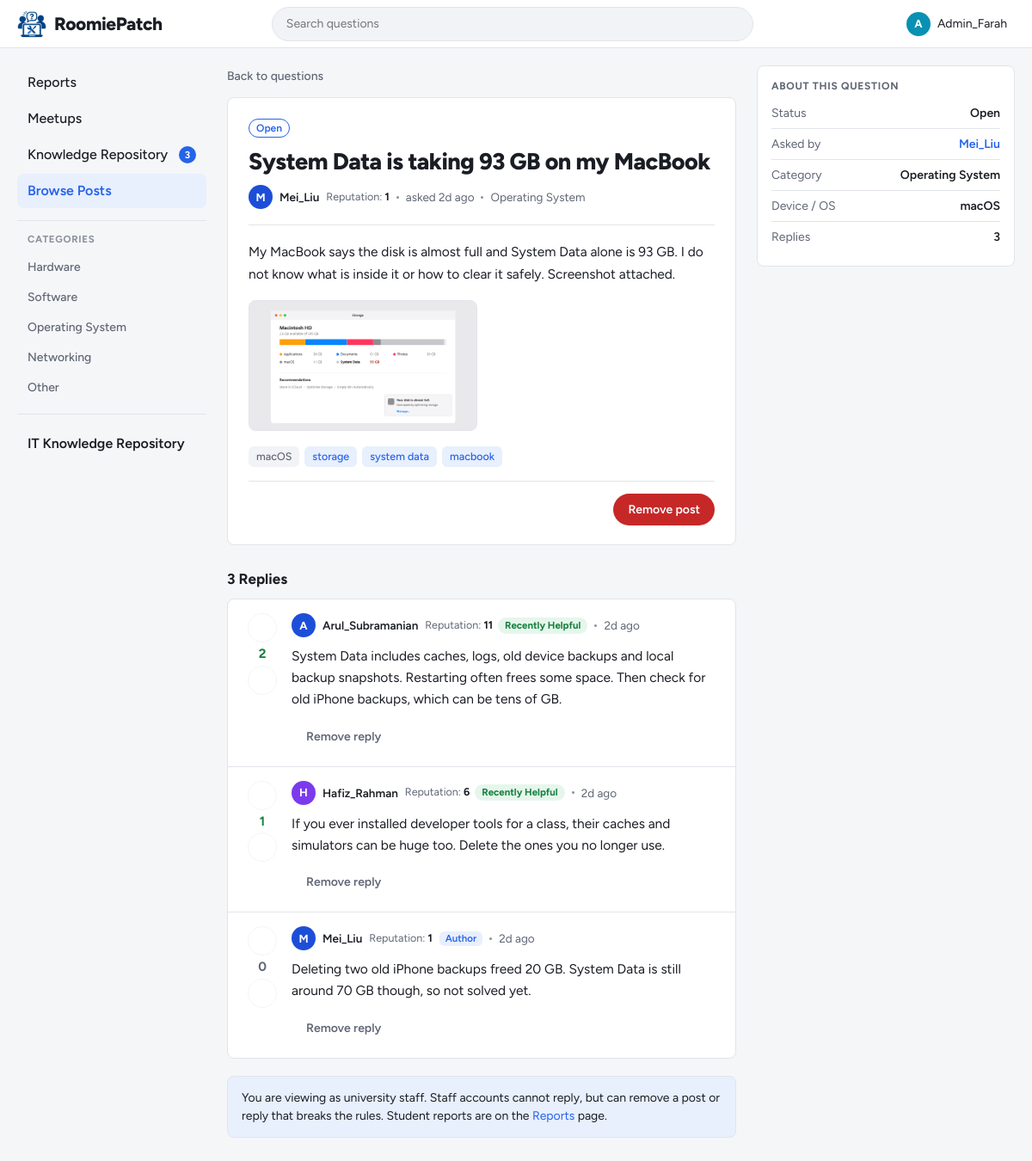
The app's page /student/post.php?id=33 (signed in) with its own data.
### tables this page shows
CREATE TABLE categories (
    category_id   INT AUTO_INCREMENT PRIMARY KEY,
    category_name VARCHAR(50) NOT NULL UNIQUE
);

CREATE TABLE posts (
    post_id     INT AUTO_INCREMENT PRIMARY KEY,
    user_id     INT NOT NULL,
    title       VARCHAR(150) NOT NULL,
    description TEXT NOT NULL,
    category_id INT NOT NULL,
    device_os   ENUM('Windows', 'macOS', 'Linux', 'Android', 'iOS', 'Other') NOT NULL,
    tags        VARCHAR(255) NULL,                 
    status      ENUM('Open', 'Resolved') NOT NULL DEFAULT 'Open',
     
     
     
    accepted_reply_id INT NULL,
    resolved_at DATETIME NULL,
    created_at  DATETIME NOT NULL DEFAULT CURRENT_TIMESTAMP,
    KEY idx_posts_resolved_at (resolved_at),
    FOREIGN KEY (user_id) REFERENCES users(user_id) ON DELETE CASCADE,
    FOREIGN KEY (category_id) REFERENCES categories(category_id)
);

CREATE TABLE users (
    user_id   INT AUTO_INCREMENT PRIMARY KEY,
    username  VARCHAR(50)  NOT NULL UNIQUE,
    login_id  VARCHAR(20)  NOT NULL UNIQUE,       
    password  VARCHAR(255) NOT NULL,              
    role      ENUM('student', 'admin') NOT NULL DEFAULT 'student',
     
     
    reputation INT NOT NULL DEFAULT 0,
     
     
    is_certified_technician TINYINT(1) NOT NULL DEFAULT 0,
    bio       TEXT NULL
);

CREATE TABLE post_images (
    image_id   INT AUTO_INCREMENT PRIMARY KEY,
    post_id    INT NOT NULL,
    image_path VARCHAR(255) NOT NULL,              
    FOREIGN KEY (post_id) REFERENCES posts(post_id) ON DELETE CASCADE
);

CREATE TABLE replies (
    reply_id    INT AUTO_INCREMENT PRIMARY KEY,
    post_id     INT NOT NULL,
    user_id     INT NOT NULL,
    content     TEXT NOT NULL,
    is_resolved TINYINT(1) NOT NULL DEFAULT 0,     
    created_at  DATETIME NOT NULL DEFAULT CURRENT_TIMESTAMP,
    FOREIGN KEY (post_id) REFERENCES posts(post_id) ON DELETE CASCADE,
    FOREIGN KEY (user_id) REFERENCES users(user_id) ON DELETE CASCADE
);

### student/post.php (the view, shortened to what the rows shown need)
<?php
require_once '../includes/auth.php';
require_once '../config/db.php';
$user_id = (int) $_SESSION['user_id'];
$post_id = (int) get_text('id');
$stmt = $conn->prepare('
    SELECT p.*, u.username, c.category_name
    FROM posts p
    JOIN users u ON u.user_id = p.user_id
    JOIN categories c ON c.category_id = p.category_id
    WHERE p.post_id = ?');
$stmt->bind_param('i', $post_id);
$stmt->execute();
$post = $stmt->get_result()->fetch_assoc();
$is_resolved = $post['status'] === 'Resolved';
$stmt = $conn->prepare('SELECT image_path FROM post_images WHERE post_id = ? ORDER BY image_id');
$stmt->bind_param('i', $post_id);
$stmt->execute();
$images = $stmt->get_result()->fetch_all(MYSQLI_ASSOC);
$replies = get_replies($conn, $post_id, $user_id);
$reply_count = count($replies);
$rep_info = get_reputation_info($conn, array_merge([(int) $post['user_id']], array_column($replies, 'user_id')));
include '../includes/header.php';
$profile_url = BASE_URL . 'student/profile.php?id=';
?>
<main class="content">
    <article class="thread<?= $is_resolved ? ' is-resolved' : '' ?>">
        <header class="thread-head">
            <?php if ($is_resolved): ?>
                <span class="status-badge resolved"><?= icon('check', 14) ?>Resolved</span>
            <?php else: ?>
                <span class="status-badge open">Open</span>
            <?php endif; ?>
            <h1 class="thread-title"><?= e($post['title']) ?></h1>
            <div class="thread-meta">
                <a class="author-chip" href="<?= $profile_url . (int) $post['user_id'] ?>">
                    <?= avatar($post['username'], 'sm') ?><?= e($post['username']) ?>
                </a>
                <?= reputation_label((int) $post['user_id'], $rep_info) ?>
                <span class="dot" aria-hidden="true"></span>
                <span>asked <time datetime="<?= e($post['created_at']) ?>"><?= e(time_ago($post['created_at'])) ?></time></span>
                <span class="dot" aria-hidden="true"></span>
                <a href="<?= BASE_URL ?>student/browse.php?category=<?= (int) $post['category_id'] ?>"><?= e($post['category_name']) ?></a>
            </div>
        </header>
        <div class="thread-body"><?= nl2br(e($post['description'])) ?></div>
        <?php if ($images): ?>
            <div class="thread-images">
                <?php foreach ($images as $image): ?>
                    <a href="<?= BASE_URL ?>uploads/posts/<?= e($image['image_path']) ?>" data-lightbox
                       title="Enlarge image">
                        <img src="<?= BASE_URL ?>uploads/posts/<?= e($image['image_path']) ?>" alt="Image attached to the question" loading="lazy">
                    </a>
                <?php endforeach; ?>
            </div>
        <?php endif; ?>
        <div class="post-footer">
            <a class="chip chip-device" href="<?= BASE_URL ?>student/browse.php?device=<?= urlencode($post['device_os']) ?>"><?= e($post['device_os']) ?></a>
            <?php foreach (tag_list($post['tags']) as $post_tag): ?>
                <a class="chip" href="<?= BASE_URL ?>student/browse.php?tag=<?= urlencode($post_tag) ?>"><?= e($post_tag) ?></a>
            <?php endforeach; ?>
        </div>
        <div class="thread-actions">
            <?php if (is_staff()): ?>
                <form method="post" action="<?= BASE_URL ?>actions/staff_remove.php"
                      onsubmit="return confirm('Remove this post as staff? Its replies and images will also be removed. This cannot be undone.');">
                </form>
            <?php else: ?>
                <a class="btn btn-danger-ghost btn-sm" href="<?= BASE_URL ?>student/report.php?type=post&amp;id=<?= $post_id ?>">
                    <?= icon('flag', 16) ?>Report
                </a>
            <?php endif; ?>
        </div>
    </article>
    <?php
    $last_reply_id = 0;
    foreach ($replies as $r) {
        $last_reply_id = max($last_reply_id, (int) $r['reply_id']);
    }
    ?>
    <section data-thread data-post-id="<?= $post_id ?>" data-last-reply-id="<?= $last_reply_id ?>" data-status="<?= e($post['status']) ?>">
        <h2 class="replies-heading">
            <span data-reply-count><?= $reply_count ?></span>
            <span data-reply-word><?= $reply_count === 1 ? 'Reply' : 'Replies' ?></span>
        </h2>
        <div class="reply-list" id="reply-list" <?= $reply_count === 0 ? 'hidden' : '' ?>>
            <?php foreach ($replies as $reply): ?>
                <?php include '../includes/reply_item.php'; ?>
            <?php endforeach; ?>
        </div>
    </section>
</main>
<aside class="rail">
    <section class="rail-box">
        <h2>About this question</h2>
        <dl class="info-list">
            <div><dt>Asked by</dt><dd><a href="<?= $profile_url . (int) $post['user_id'] ?>"><?= e($post['username']) ?></a></dd></div>
            <div><dt>Category</dt><dd><?= e($post['category_name']) ?></dd></div>
            <div><dt>Device / OS</dt><dd><?= e($post['device_os']) ?></dd></div>
        </dl>
    </section>
</aside>
<?php include '../includes/footer.php'; ?>

### includes/sidebar.php (shortened to what the rows shown need)
<nav class="sidebar" aria-label="Main">
    <div class="nav-group">
        <h2 class="nav-heading">Categories</h2>
        <?php
        $categories = $conn->query('SELECT category_id, category_name FROM categories ORDER BY category_id');
        while ($cat = $categories->fetch_assoc()):
        ?>
            <a class="nav-link nav-link-plain" href="<?= BASE_URL ?>student/browse.php?category=<?= (int) $cat['category_id'] ?>">
                <?= e($cat['category_name']) ?>
            </a>
        <?php endwhile; ?>
    </div>
</nav>

### includes/functions.php (shortened to what the rows shown need)
<?php
function e($text)
{
    return htmlspecialchars((string) $text, ENT_QUOTES, 'UTF-8');
}
function time_ago($datetime)
{
    $seconds = time() - strtotime($datetime);
    if ($seconds < 7 * 86400) {
        return floor($seconds / 86400) . 'd ago';
    }
    return date('j M Y', strtotime($datetime));
}
function tag_list($tags)
{
    $list = [];
    foreach (explode(',', (string) $tags) as $tag) {
        $tag = trim($tag);
        if ($tag !== '') {
            $list[] = $tag;
        }
    }
    return $list;
}
function avatar($username, $size = 'md')
{
    $colours = ['#2563eb', '#0891b2', '#4f46e5', '#0d9488', '#7c3aed', '#1d4ed8'];
    $colour = $colours[crc32($username) % count($colours)];
    $letter = strtoupper(mb_substr($username, 0, 1));
    return '<span class="avatar avatar-' . e($size) . '" style="background:' . $colour . '" aria-hidden="true">'
        . e($letter) . '</span>';
}
function get_text($name, $max = 100)
{
    $value = $_GET[$name] ?? '';
    return mb_substr(trim($value), 0, $max);
}
function get_reputation_info($conn, $user_ids)
{
    $user_ids = array_values(array_unique(array_map('intval', $user_ids)));
    $info = [];
    $placeholders = implode(',', array_fill(0, count($user_ids), '?'));
    $types = str_repeat('i', count($user_ids));
    $stmt = $conn->prepare("SELECT user_id, reputation FROM users WHERE user_id IN ($placeholders)");
    $stmt->bind_param($types, ...$user_ids);
    $stmt->execute();
    foreach ($stmt->get_result() as $row) {
        $info[(int) $row['user_id']] = ['reputation' => (int) $row['reputation'], 'status' => null, 'recent_up' => 0, 'recent_down' => 0];
    }
    $days = REP_RECENT_DAYS;
    $stmt = $conn->prepare("
        SELECT r.user_id,
               SUM(v.vote_type = 'upvote')   AS ups,
               SUM(v.vote_type = 'downvote') AS downs
        FROM reply_votes v
        JOIN replies r ON r.reply_id = v.reply_id
        WHERE r.user_id IN ($placeholders) AND v.updated_at >= NOW() - INTERVAL $days DAY
        GROUP BY r.user_id");
    $stmt->bind_param($types, ...$user_ids);
    $stmt->execute();
    foreach ($stmt->get_result() as $row) {
        $uid = (int) $row['user_id'];
        $ups = (int) $row['ups'];
        $downs = (int) $row['downs'];
        $info[$uid]['recent_up'] = $ups;
        $info[$uid]['recent_down'] = $downs;
        $total = $ups + $downs;
        if ($total >= REP_RECENT_MIN_VOTES) {
            $share = $ups / $total;
            if ($share >= REP_HELPFUL_SHARE) {
                $info[$uid]['status'] = 'helpful';
            } elseif ($share <= REP_NOT_HELPFUL_SHARE) {
                $info[$uid]['status'] = 'not_helpful';
            }
        }
    }
    return $info;
}
function reputation_label($user_id, $info)
{
    $rep = $info[$user_id]['reputation'] ?? 0;
    $status = $info[$user_id]['status'] ?? null;
    $html = '<span class="rep-info" data-rep-user="' . (int) $user_id . '">'
        . '<span class="rep-score" title="Reputation: upvotes minus downvotes on all replies">'
        . '<span class="rep-label">Reputation: </span><strong>' . (int) $rep . '</strong><span class="rep-short"> rep</span></span>';
    if ($status === 'helpful') {
        $html .= '<span class="rep-status helpful" title="Most votes on this student\'s replies in the last ' . REP_RECENT_DAYS . ' days were upvotes">Recently Helpful</span>';
    } elseif ($status === 'not_helpful') {
        $html .= '<span class="rep-status not-helpful" title="Most votes on this student\'s replies in the last ' . REP_RECENT_DAYS . ' days were downvotes">Recently Not Helpful</span>';
    }
    return $html . '</span>';
}
function get_replies($conn, $post_id, $viewer_id, $after = 0)
{
    $order = $after > 0 ? 'r.reply_id ASC' : 'r.is_resolved DESC, r.created_at ASC';
    $stmt = $conn->prepare("
        SELECT r.reply_id, r.user_id, r.content, r.is_resolved, r.created_at, u.username,
               (SELECT COALESCE(SUM(IF(v.vote_type = 'upvote', 1, -1)), 0)
                FROM reply_votes v WHERE v.reply_id = r.reply_id) AS score,
               (SELECT v.vote_type FROM reply_votes v
                WHERE v.reply_id = r.reply_id AND v.user_id = ?) AS my_vote
        FROM replies r
        JOIN users u ON u.user_id = r.user_id
        WHERE r.post_id = ? AND r.reply_id > ?
        ORDER BY $order
        LIMIT 200");
    $stmt->bind_param('iii', $viewer_id, $post_id, $after);
    $stmt->execute();
    return $stmt->get_result()->fetch_all(MYSQLI_ASSOC);
}

### includes/reply_item.php (shortened to what the rows shown need)
<?php
$own_reply = (int) $reply['user_id'] === (int) $user_id;
$can_vote = !$own_reply && !is_staff();
$my_vote = $reply['my_vote'] ?? null;
if ($own_reply) {
    $vote_note = 'You cannot vote on your own reply';
} elseif (is_staff()) {
    $vote_note = 'Only students can vote';
} else {
    $vote_note = '';
}
?>
<article class="reply<?= $reply['is_resolved'] ? ' resolved' : '' ?>" id="reply-<?= (int) $reply['reply_id'] ?>" data-reply-id="<?= (int) $reply['reply_id'] ?>">
    <div class="reply-layout">
        <form class="vote-box" method="post" action="<?= BASE_URL ?>actions/vote.php" data-vote-form>
            <button type="submit" name="vote" value="upvote"
                    class="vote-btn up<?= $my_vote === 'upvote' ? ' active' : '' ?>"
                    aria-pressed="<?= $my_vote === 'upvote' ? 'true' : 'false' ?>"
                    aria-label="Upvote this reply" title="<?= $vote_note !== '' ? e($vote_note) : 'Helpful: upvote' ?>"
                    <?= $can_vote ? '' : 'disabled' ?>><?= icon('arrow-up', 20) ?></button>
            <span class="vote-score<?= $reply['score'] > 0 ? ' positive' : ($reply['score'] < 0 ? ' negative' : '') ?>"
                  data-vote-score aria-label="Reply score"><?= (int) $reply['score'] ?></span>
            <button type="submit" name="vote" value="downvote"
                    class="vote-btn down<?= $my_vote === 'downvote' ? ' active' : '' ?>"
                    aria-pressed="<?= $my_vote === 'downvote' ? 'true' : 'false' ?>"
                    aria-label="Downvote this reply" title="<?= $vote_note !== '' ? e($vote_note) : 'Not helpful: downvote' ?>"
                    <?= $can_vote ? '' : 'disabled' ?>><?= icon('arrow-down', 20) ?></button>
        </form>
        <div class="reply-main">
            <div class="reply-meta">
                <a class="author-chip" href="<?= BASE_URL ?>student/profile.php?id=<?= (int) $reply['user_id'] ?>">
                    <?= avatar($reply['username'], 'sm') ?><?= e($reply['username']) ?>
                </a>
                <?= reputation_label((int) $reply['user_id'], $rep_info) ?>
                <?php if ((int) $reply['user_id'] === (int) $post['user_id']): ?>
                    <span class="author-tag">Author</span>
                <?php endif; ?>
                <span class="dot" aria-hidden="true"></span>
                <time datetime="<?= e($reply['created_at']) ?>"><?= e(time_ago($reply['created_at'])) ?></time>
            </div>
            <div class="reply-body"><?= nl2br(e($reply['content'])) ?></div>
            <?php if (is_staff()): ?>
                <form class="reply-actions" method="post" action="<?= BASE_URL ?>actions/staff_remove.php"
                      onsubmit="return confirm('Remove this reply as staff? This cannot be undone.');">
                    <button type="submit" class="btn btn-danger-ghost btn-sm"><?= icon('trash', 15) ?>Remove reply</button>
                </form>
            <?php endif; ?>
        </div>
    </div>
</article>

### records on screen
categories: category_name "Hardware"
categories: category_name "Software"
categories: category_name "Operating System"
categories: category_name "Networking"
categories: category_name "Other"
posts: title "System Data is taking 93 GB on my MacBook", user.username "M", user.username "Mei_Liu", user "1", created_at "2d ago", category.category_name "Operating System", description "My MacBook says the disk is almost full and System Data alone is 93 GB. I do not know what is inside it or how to clear it safely. Screenshot attached.", device_os "macOS", tags "storage", tags "system data", tags "macbook"
post_images: image_path (picture)
replies: score "2", user.username "A", user.username "Arul_Subramanian", user "11", created_at "2d ago", content "System Data includes caches, logs, old device backups and local backup snapshots. Restarting often frees some space. Then check for old iPhone backups, which can be tens of GB."
replies: score "1", user.username "H", user.username "Hafiz_Rahman", user "6", created_at "2d ago", content "If you ever installed developer tools for a class, their caches and simulators can be huge too. Delete the ones you no longer use."
replies: score "0", user.username "M", user.username "Mei_Liu", user "1", shows "Author", created_at "2d ago", content "Deleting two old iPhone backups freed 20 GB. System Data is still around 70 GB though, so not solved yet."

### other values on screen
$letter "A"
$_SESSION['username'] "Admin_Farah"
$label "Reports Meetups Knowledge Repository Browse Posts IT Knowledge Repository"
$badge "3"
$reply_count "3"
